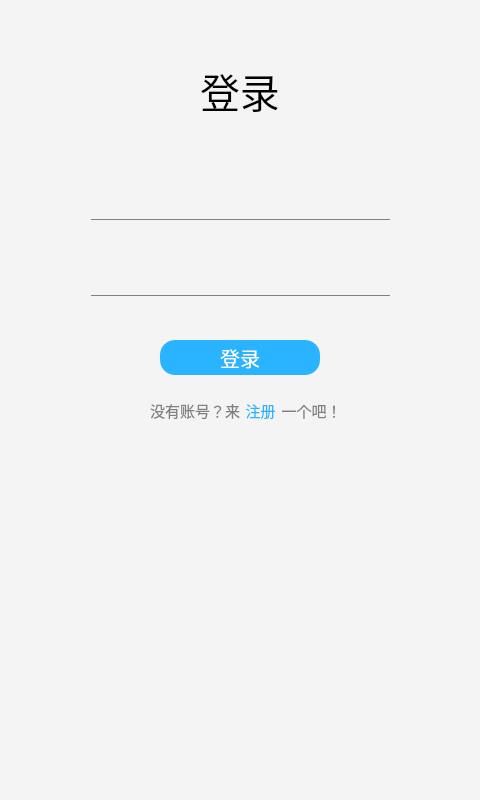
<?xml version="1.0" encoding="UTF-8"?>
<ui version="4.0">
 <class>login</class>
 <widget class="QWidget" name="login">
  <property name="geometry">
   <rect>
    <x>0</x>
    <y>0</y>
    <width>480</width>
    <height>800</height>
   </rect>
  </property>
  <property name="windowTitle">
   <string>Form</string>
  </property>
  <widget class="QLabel" name="label_3">
   <property name="geometry">
    <rect>
     <x>200</x>
     <y>60</y>
     <width>131</width>
     <height>61</height>
    </rect>
   </property>
   <property name="font">
    <font>
     <family>幼圆</family>
     <pointsize>-1</pointsize>
     <italic>false</italic>
     <bold>false</bold>
    </font>
   </property>
   <property name="styleSheet">
    <string notr="true">QLabel#label_3{
    font:40px; 
    font-family: 幼圆;
}
</string>
   </property>
   <property name="text">
    <string>登录</string>
   </property>
  </widget>
  <widget class="QWidget" name="widget" native="true">
   <property name="geometry">
    <rect>
     <x>0</x>
     <y>0</y>
     <width>480</width>
     <height>800</height>
    </rect>
   </property>
   <property name="minimumSize">
    <size>
     <width>480</width>
     <height>800</height>
    </size>
   </property>
   <property name="maximumSize">
    <size>
     <width>480</width>
     <height>800</height>
    </size>
   </property>
   <property name="styleSheet">
    <string notr="true">QWidget#widget{
background-color : rgb(244, 244, 244);
}</string>
   </property>
   <widget class="QWidget" name="verticalLayoutWidget">
    <property name="geometry">
     <rect>
      <x>90</x>
      <y>150</y>
      <width>301</width>
      <height>171</height>
     </rect>
    </property>
    <layout class="QVBoxLayout" name="verticalLayout">
     <item>
      <widget class="QLineEdit" name="lineEdit_name">
       <property name="minimumSize">
        <size>
         <width>0</width>
         <height>45</height>
        </size>
       </property>
       <property name="styleSheet">
        <string notr="true">QLineEdit{
border:1px solid rgb(244, 244, 244);
border-bottom-color: gray;
background-color:rgb(244, 244, 244);
font:15px; 
font-family: Arial;
}
</string>
       </property>
      </widget>
     </item>
     <item>
      <widget class="QLineEdit" name="lineEdit_pwd">
       <property name="minimumSize">
        <size>
         <width>0</width>
         <height>45</height>
        </size>
       </property>
       <property name="styleSheet">
        <string notr="true">QLineEdit{
border:1px solid rgb(244, 244, 244);
border-bottom-color: gray;
background-color:rgb(244, 244, 244);
font:15px; 
font-family: Arial;
}
</string>
       </property>
      </widget>
     </item>
    </layout>
   </widget>
   <widget class="QLabel" name="label">
    <property name="geometry">
     <rect>
      <x>150</x>
      <y>400</y>
      <width>329</width>
      <height>21</height>
     </rect>
    </property>
    <property name="minimumSize">
     <size>
      <width>25</width>
      <height>0</height>
     </size>
    </property>
    <property name="font">
     <font>
      <family>Arial</family>
      <pointsize>-1</pointsize>
      <italic>false</italic>
      <bold>false</bold>
     </font>
    </property>
    <property name="styleSheet">
     <string notr="true">QLabel#label{
    font:15px; 
    font-family: Arial;
    color:gray;
}
</string>
    </property>
    <property name="text">
     <string>没有账号？来          一个吧！</string>
    </property>
   </widget>
   <widget class="QPushButton" name="pushButton_login">
    <property name="geometry">
     <rect>
      <x>160</x>
      <y>340</y>
      <width>160</width>
      <height>35</height>
     </rect>
    </property>
    <property name="minimumSize">
     <size>
      <width>160</width>
      <height>35</height>
     </size>
    </property>
    <property name="styleSheet">
     <string notr="true">QPushButton{
border-radius:15px;
border-color:rgb(42, 180, 255);
background-color:rgb(42, 180, 255);
color:white;
font:20px; 
font-family: 幼圆;
}
QPushButton:hover{
background-color: rgb(181, 225, 250);
}</string>
    </property>
    <property name="text">
     <string>登录</string>
    </property>
   </widget>
   <widget class="QPushButton" name="pushButton_register">
    <property name="geometry">
     <rect>
      <x>240</x>
      <y>400</y>
      <width>41</width>
      <height>21</height>
     </rect>
    </property>
    <property name="minimumSize">
     <size>
      <width>0</width>
      <height>21</height>
     </size>
    </property>
    <property name="styleSheet">
     <string notr="true">QPushButton#pushButton_register{
border: rgb(244, 244, 244);
color: rgb(42, 180, 255);
font:15px; 
font-family: Arial;
}
QPushButton#pushButton_register:hover{
color: rgb(181, 225, 250);
}</string>
    </property>
    <property name="text">
     <string>注册</string>
    </property>
   </widget>
  </widget>
  <zorder>widget</zorder>
  <zorder>label_3</zorder>
 </widget>
 <resources/>
 <connections/>
</ui>
